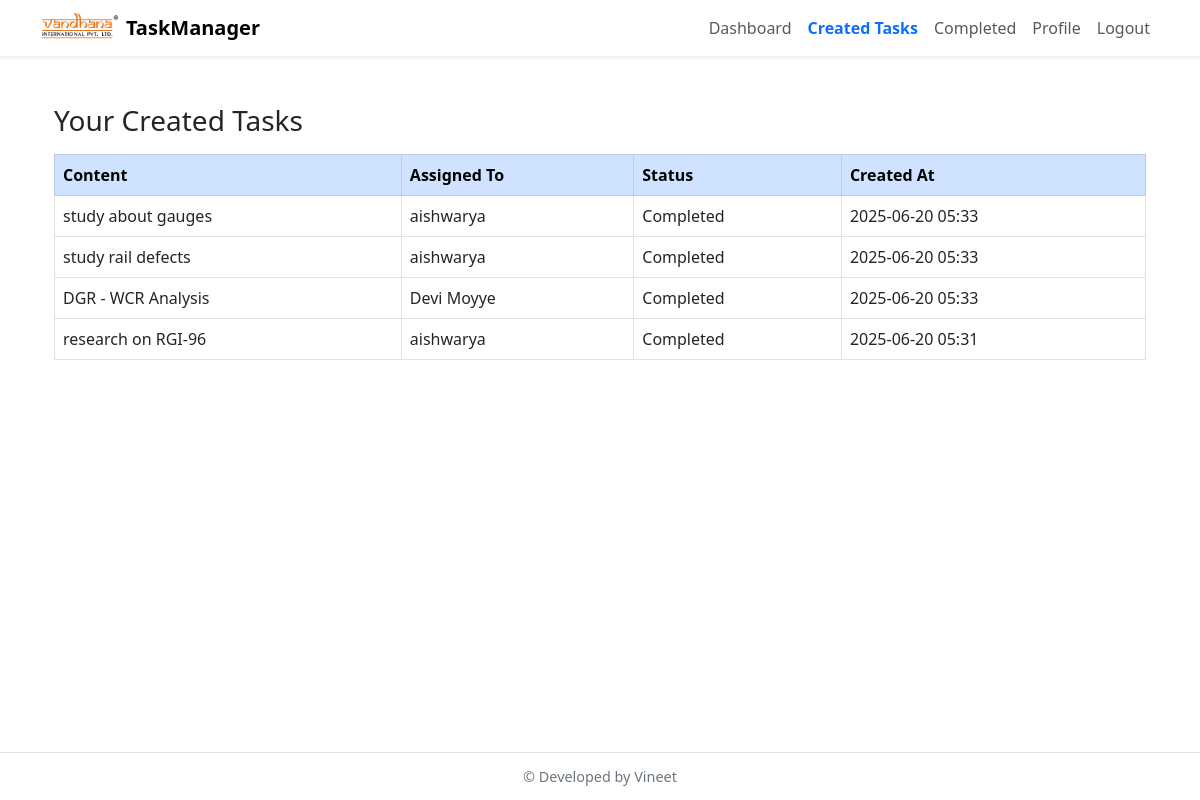
Page /created-tasks (signed in) on the committed database.
### app.py (models this page shows)
class Task(db.Model):
    id = db.Column(db.Integer, primary_key=True)
    content = db.Column(db.String(200), nullable=False)
    priority = db.Column(db.Integer, nullable=True)
    assigned_to = db.Column(db.String(80))
    created_by = db.Column(db.String(80))
    created_at = db.Column(db.DateTime, default=datetime.utcnow)
    assign_date = db.Column(db.DateTime)
    deadline = db.Column(db.DateTime)
    status = db.Column(db.String(20), default='Pending')

### app.py (the view)
@app.route('/created-tasks')
def created_tasks():
    if 'username' not in session:
        return redirect(url_for('login'))
    user = session['username']
    tasks = Task.query.filter_by(created_by=user).order_by(Task.created_at.desc()).all()
    return render_template('created_tasks.html', tasks=tasks)

### templates/created_tasks.html
{% extends "base.html" %}
{% block content %}
<div class="container mt-5">
    <h3>Your Created Tasks</h3>
    <table class="table table-bordered table-hover mt-3">
        <thead class="table-primary">
            <tr>
                <th>Content</th>
                <th>Assigned To</th>
                <th>Status</th>
                <th>Created At</th>
            </tr>
        </thead>
        <tbody>
            {% for task in tasks %}
            <tr>
                <td>{{ task.content }}</td>
                <td>{{ task.assigned_to or "Unassigned" }}</td>
                <td>{{ task.status }}</td>
                <td>{{ task.created_at.strftime('%Y-%m-%d %H:%M') }}</td>
            </tr>
            {% endfor %}
        </tbody>
    </table>
</div>
{% endblock %}

### templates/base.html (style rules this page uses)
html, body { height: 100%; margin: 0; }

### rows in the picture
Task: content "study about gauges", assigned_to "aishwarya", status "Completed", created_at "2025-06-20 05:33"
Task: content "study rail defects", assigned_to "aishwarya", status "Completed", created_at "2025-06-20 05:33"
Task: content "DGR - WCR Analysis", assigned_to "Devi Moyye", status "Completed", created_at "2025-06-20 05:33"
Task: content "research on RGI-96", assigned_to "aishwarya", status "Completed", created_at "2025-06-20 05:31"
